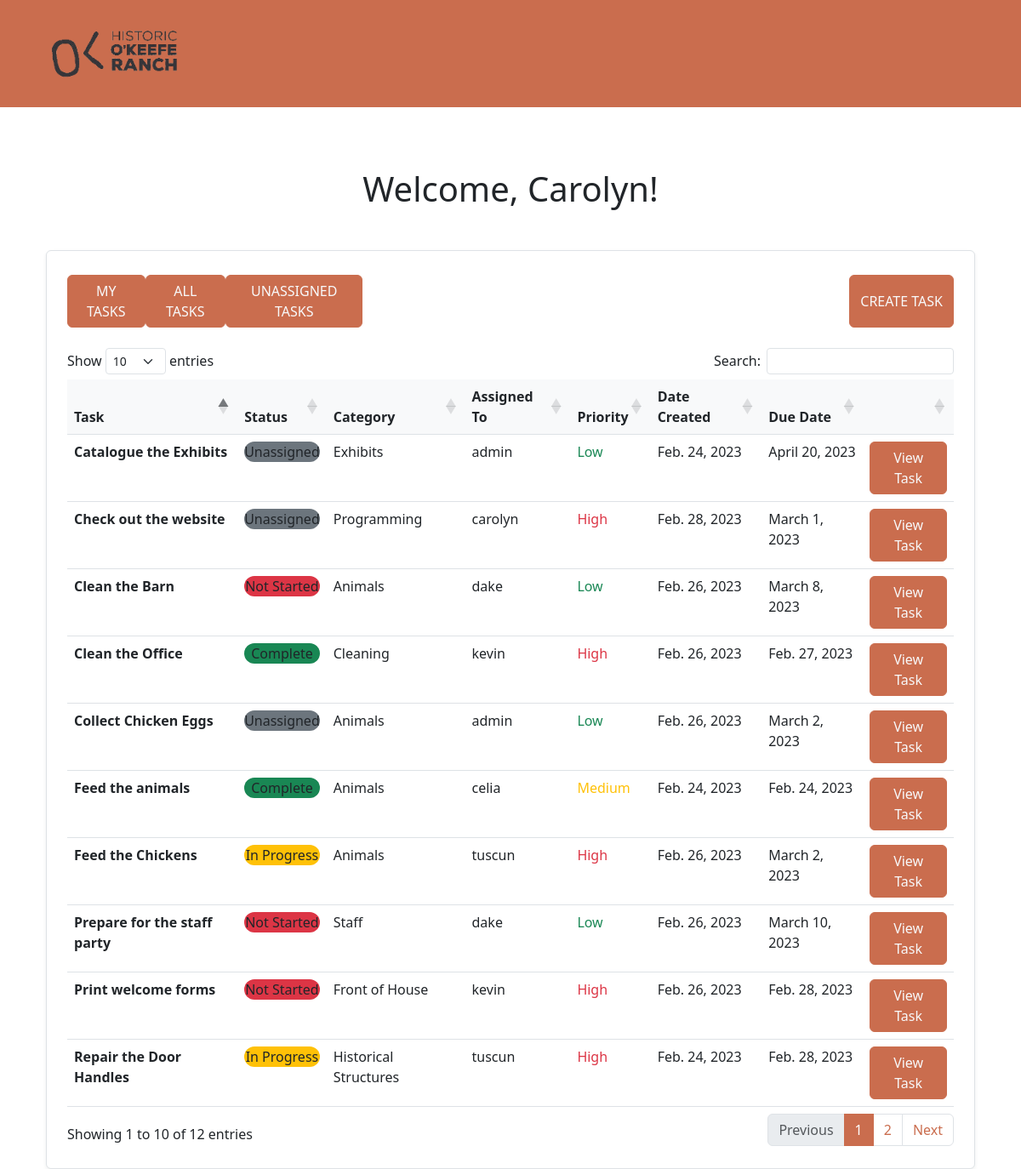
The page /home on the database its author committed.
### taskManager/models.py (models this page shows, shortened)
class Task(models.Model):
    LOW = 0
    MEDIUM = 1
    HIGH = 2
    UNASSIGNED = 0
    NOT_STARTED = 1
    IN_PROGRESS = 2
    COMPLETE = 3
    PRIORITY_CHOICES = [
        (LOW, "Low"),
        (MEDIUM, "Medium"),
        (HIGH, "High"),
    ]
    STATUS_CHOICES = [
        (UNASSIGNED, "Unassigned"),
        (NOT_STARTED, "Not Started"),
        (IN_PROGRESS, "In Progress"),
        (COMPLETE, "Complete"),
    ]
    BOOLEAN_CHOICES = [
      (True, "Yes"),
      (False, "No"),
    ]
    user = models.ForeignKey(User, on_delete=models.RESTRICT)
    category = models.ForeignKey(Category, on_delete=models.RESTRICT)
    name = models.CharField(max_length=150)
    desc = models.CharField(max_length=255)
    priority = models.IntegerField(choices=PRIORITY_CHOICES, default=LOW)
    status = models.IntegerField(choices=STATUS_CHOICES, default=UNASSIGNED)
    date_created = models.DateField(default=timezone.now())
    date_due = models.DateField(null=True, blank=True, default=None)
    date_completed = models.DateField(null=True, blank=True, default=None)
    repeat = models.BooleanField(default=False, choices=BOOLEAN_CHOICES)
    note = models.CharField(max_length=255, null=True, blank=True)
    isSeen = models.BooleanField(default=False, choices=BOOLEAN_CHOICES)

class Category(models.Model):
    name = models.CharField(max_length=30)
    def __str__(self):
        return self.name

### taskManager/views.py (the view)
# urls.py: 2. Add a URL to urlpatterns:  path('', views.home, name='home')
def home(request):
    tasks = Task.objects.all()
    taskform = TaskForm
    if request.method == 'POST':
        form = TaskForm(request.POST)
        if form.is_valid():
            form.save()
    context = {'form': taskform, 'tasks': tasks}
    return render(request, 'home.html', context)

### templates/home.html (shortened to what this page needs)
{% extends 'navbar.html' %}
{% block content %}
<div class="container container-lg mt-5">
    <div class="text-center">
        <h1>Welcome, Carolyn!</h1>
    </div>
    <div class="container bg-body mt-5 p-4 border shadow-sm px-4 rounded">
        <div id="task-nav" class="d-flex justify-content-between mt-1 mb-4">
            <div class="col-4 d-flex justify-content-between">
                <button class="btn btn-primary text-light text-uppercase" type="button" onclick="showMyTasks()">My
                    Tasks</button>
                <button class="btn btn-primary text-light text-uppercase" type="button" onclick="showAllTasks()">All
                    Tasks</button>
                <button class="btn btn-primary text-light text-uppercase" type="button"
                    onclick="showUnassignedTasks()">Unassigned Tasks</button>
            </div>
            <div class="col-4 d-flex justify-content-end">
                <button class="btn btn-primary text-light text-uppercase" type="button" data-bs-toggle="modal"
                    data-bs-target="#modalCreateTask">Create Task</button>
            </div>
        </div>
        <table id="tasksTable" class="table mt-5 accordion">
            <thead>
                <tr class="bg-body-tertiary">
                    <th scope="col">Task</th>
                    <th scope="col">Status</th>
                    <th scope="col">Category</th>
                    <th scope="col">Assigned To</th>
                    <th scope="col">Priority</th>
                    <th scope="col">Date Created</th>
                    <th scope="col">Due Date</th>
                    <th scope="col"></th>
                </tr>
            </thead>
            <tbody id="taskTable">
                {% for task in tasks %}
                <tr class="accordion-toggle" data-bs-toggle="collapse" data-bs-target="#row" aria-expanded="false"
                    aria-controls="#row">
                    <th scope="row">{{ task.name }}</th>
                    <td><div class='task-status rounded-pill text-center'>{{ task.get_status_display }}</div></td>
                    <td>{{ task.category }}</td>
                    <td>{{ task.user }}</td>
                    <td><div class='task-prio'>{{ task.get_priority_display }}</div></td>
                    <td>{{ task.date_created }}</td>
                    <td>{{ task.date_due }}</td>
                    <td class="text-center"><button class="btn btn-primary text-light" data-bs-toggle="modal" data-bs-target="#modalViewTask" onclick="showTaskInfo('{{task.name}}', '{{task.desc}}')">View Task</button></td>
                </tr>
                {% endfor %}
            </tbody>
        </table>
    </div>
</div>
{% endblock %}

### static/styles.css (style rules this page uses)
.task-status, .task-prio { cursor: default; }

### rows shown on the page
Task: name "Catalogue the Exhibits", status "Unassigned", category "Exhibits", user "admin", priority "Low", date_created "Feb. 24, 2023", date_due "April 20, 2023"
Task: name "Feed the animals", status "Complete", category "Animals", user "celia", priority "Medium", date_created "Feb. 24, 2023", date_due "Feb. 24, 2023"
Task: name "Repair the Door Handles", status "In Progress", category "Historical Structures", user "tuscun", priority "High", date_created "Feb. 24, 2023", date_due "Feb. 28, 2023"
Task: name "Prepare for the staff party", status "Not Started", category "Staff", user "dake", priority "Low", date_created "Feb. 26, 2023", date_due "March 10, 2023"
Task: name "Print welcome forms", status "Not Started", category "Front of House", user "kevin", priority "High", date_created "Feb. 26, 2023", date_due "Feb. 28, 2023"
Task: name "Clean the Office", status "Complete", category "Cleaning", user "kevin", priority "High", date_created "Feb. 26, 2023", date_due "Feb. 27, 2023"
Task: name "Collect Chicken Eggs", status "Unassigned", category "Animals", user "admin", priority "Low", date_created "Feb. 26, 2023", date_due "March 2, 2023"
Task: name "Feed the Chickens", status "In Progress", category "Animals", user "tuscun", priority "High", date_created "Feb. 26, 2023", date_due "March 2, 2023"
Task: name "Clean the Barn", status "Not Started", category "Animals", user "dake", priority "Low", date_created "Feb. 26, 2023", date_due "March 8, 2023"
Task: name "Check out the website", status "Unassigned", category "Programming", user "carolyn", priority "High", date_created "Feb. 28, 2023", date_due "March 1, 2023"
